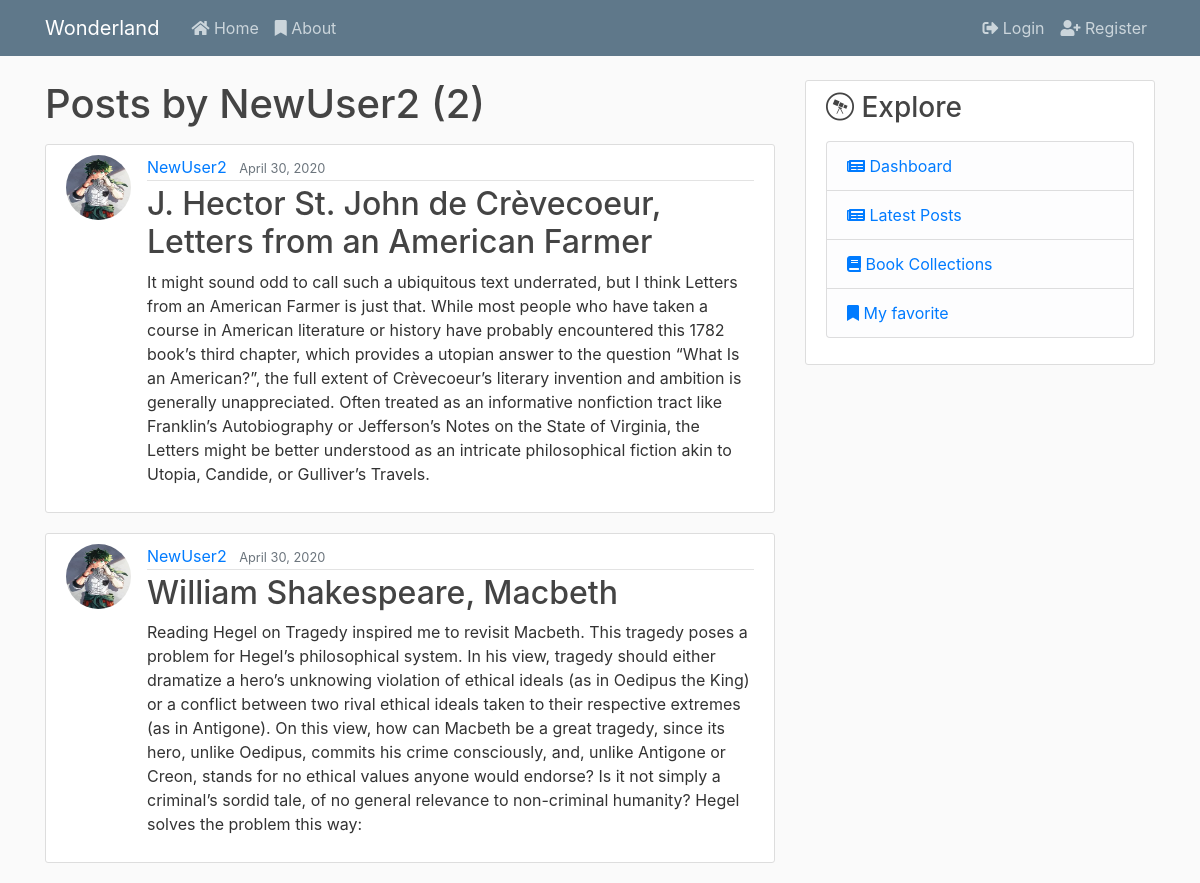
Screenshot of /user/NewUser2 with the database file from the repository.
### blog/models.py (models this page shows, shortened)
class Post(models.Model):
    title = models.CharField(max_length=100)
    content = models.TextField()
    date_posted = models.DateTimeField(default=timezone.now)
    author = models.ForeignKey(User, on_delete=models.CASCADE)
    likes = models.ManyToManyField(User, blank=True, related_name="post_likes")

### users/models.py (models this page shows, shortened)
class Profile(models.Model):
    user = models.OneToOneField(User, on_delete=models.CASCADE)
    image = models.ImageField(default="default.png", upload_to='profile_pics')

### blog/views.py (the view)
# urls.py: path("user/<str:username>", UserPostListView.as_view(), name="user-posts"),
class UserPostListView(ListView):
    model = Post
    template_name = "blog/user_posts.html"
    context_object_name = "posts"
    ordering = ["-date_posted"]
    paginate_by = 3
    def get_queryset(self):
        user = get_object_or_404(User, username=self.kwargs.get("username"))
        return Post.objects.filter(author=user).order_by("-date_posted")

### blog/templates/blog/user_posts.html (shortened to what this page needs)
{% extends "blog/base.html" %}
{% block content %}
    <h1 class="mb-3">Posts by {{ view.kwargs.username }} ({{ page_obj.paginator.count }})</h1>
    {% for post in posts %}
        <article class="media content-section">
            <img class="rounded-circle article-img" src="{{ post.author.profile.image.url }}" alt="">
            <div class="media-body">
                <div class="article-metadata">
                    <a class="mr-2" href="{% url 'user-posts' post.author.username %}">{{ post.author }}</a>
                    <small class="text-muted">{{ post.date_posted|date:"F d, Y" }}</small>
                </div>
                <h2><a class="article-title" href="{% url 'post-detail' post.pk %}">{{ post.title }}</a></h2>
                <p class="article-content">{{ post.content }}</p>
            </div>
        </article>
    {% endfor %}
{% endblock %}

### blog/static/blog/main.css (style rules this page uses)
body { background: #fafafa; color: #333333; margin-top: 5rem; }
h1, h2, h3, h4, h5, h6 { color: #444444; }
.content-section { background: #ffffff; padding: 10px 20px; border: 1px solid #dddddd; border-radius: 3px; margin-bottom: 20px; }
.article-title { color: #444444; }
.article-content { white-space: pre-line; }
.article-img { height: 65px; width: 65px; margin-right: 16px; }
.article-metadata { padding-bottom: 1px; margin-bottom: 4px; border-bottom: 1px solid #e3e3e3 }

### rows the page displays
Post: author.profile.image (picture), author "NewUser2", date_posted "April 30, 2020", title "J. Hector St. John de Crèvecoeur, Letters from an American Farmer", content "It might sound odd to call such a ubiquitous text underrated, but I think Letters from an American Farmer is just that. While most people who have taken a course in American literature or history have probably encountered this 1782 book’s third chapter, which provides a utopian answer to the question “What Is an American?”, the full extent of Crèvecoeur’s literary invention and ambition is generally unappreciated. Often treated as an informative nonfiction tract like Franklin’s Autobiography or Jefferson’s Notes on the State of Virginia, the Letters might be better understood as an intricate philosophical fiction akin to Utopia, Candide, or Gulliver’s Travels."
Post: author.profile.image (picture), author "NewUser2", date_posted "April 30, 2020", title "William Shakespeare, Macbeth", content "Reading Hegel on Tragedy inspired me to revisit Macbeth. This tragedy poses a problem for Hegel’s philosophical system. In his view, tragedy should either dramatize a hero’s unknowing violation of ethical ideals (as in Oedipus the King) or a conflict between two rival ethical ideals taken to their respective extremes (as in Antigone). On this view, how can Macbeth be a great tragedy, since its hero, unlike Oedipus, commits his crime consciously, and, unlike Antigone or Creon, stands for no ethical values anyone would endorse? Is it not simply a criminal’s sordid tale, of no general relevance to non-criminal humanity? Hegel solves the problem this way:"

### other values shown
{{ view.kwargs.username }} "NewUser2"
{{ page_obj.paginator.count }} "2"
